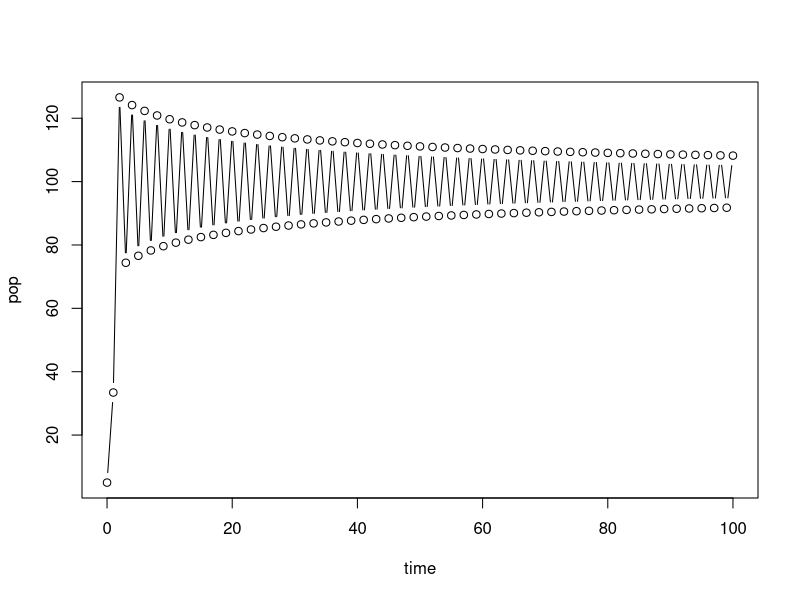
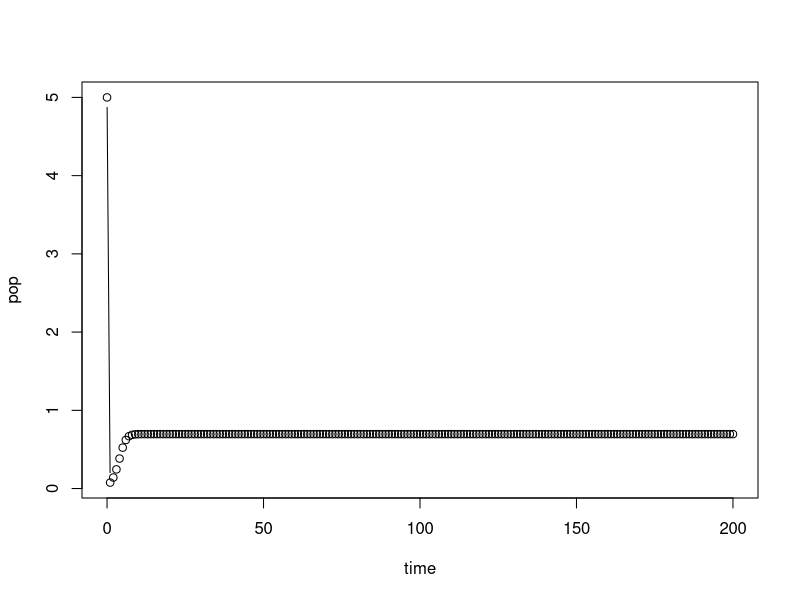

The R source for these figures, in order:
# Exploring Ricker model
Ricker<-function(r,K,p0,lensim){
  pop<-c(p0)
  time<-c(0)
  # po<-rep(K,r)
  # print(po)
  
  for(it in c(1:lensim)){
    pt<-p0*exp(r*(1-(p0/K)))
    time<-c(time,it)
    pop<-c(pop,pt)
    p0<-pt
  }
  
  plot(time,pop,type="b")
  
}

#call the function
Ricker(r=2,K=100,p0=5,lensim=100) # bifurcation point r=1
#-------------------------------------------------------

# Exploring Hassell model
# help: https://jmahaffy.sdsu.edu/courses/s00a/math121/lectures/qual_discrete/qualdiscrete.html#Hassell
#       https://www.jstor.org/stable/pdf/3863.pdf?refreqid=excelsior%3A348907abb1bca7f039109d94db5667b5
#       http://lab.rockefeller.edu/cohenje/PDFs/231CohenUnexpectedDominanceHighFreqChaoticNonlinPpnModelsLet.pdf

Hassell<-function(r,a,b,p0,lensim){
  pop<-c(p0)
  time<-c(0)
  
  for(it in c(1:lensim)){
    pt<-(r*p0)/((1+(a*p0))^b)
    time<-c(time,it)
    pop<-c(pop,pt)
    p0<-pt
  }
  
  r1<-((b/(b-1)))^b
  r2<-((b/(b-2)))^b
  
  plot(time,pop,type="b")
  
  #provided b>2 (to get finite r2), these are the stability conditions:
  cat("For stable, monotonic approach towards eqm. upper limit of r should be",r1,"\n")

  cat("For stable, oscillatory approach towards eqm. upper limit of r should be within ",r1,"to",r2,"\n")
  
}

#call the function
Hassell(r=2, a=0.01, b=100, p0=5, lensim=200) #b~1.5 : contest, b~100 : scramble

#----------------------------------------------------------------------------------------------------
# Exploring Maynard Smith model
